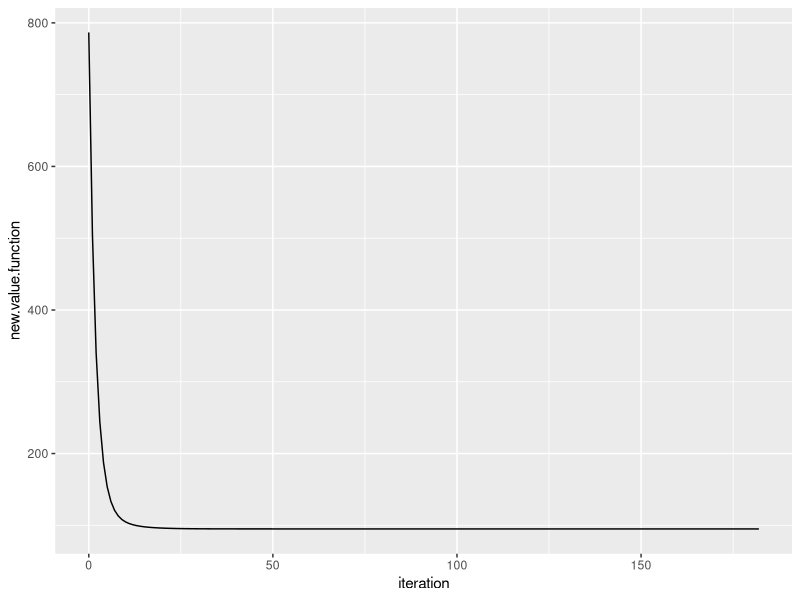
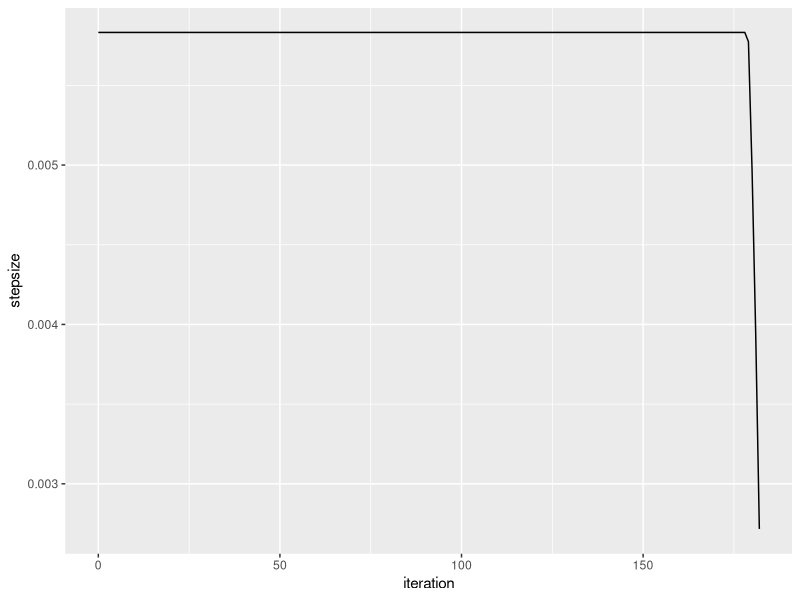

The R source for these figures, in order:
# gradient descent for regression
# with backtracking line search for selecting the step size
library(MASS)
set.seed(200)
# simulate data
n = 100 # sample size
p = 3 # number of predictors
# create correlation matrix for regressors
R=matrix(c(1, 0.85, 0.55,
           0.85, 1, 0.45,
           0.55, 0.45, 1), 
         nrow = 3, ncol = 3, byrow = TRUE)
mean.vector = c(0,0,0)
# generate design matrix X
design.orig = mvrnorm(n,mu=mean.vector,R)
intercept = rep(1, n)
design = cbind(intercept,design.orig)
# generate error term
error.term = rnorm(n,0,1)
# generate beta
beta_true = c(1,1.5,2,-3)
# generate response y
response = design%*%beta_true + error.term


# here we define the step size
mystepsize=5
# here we define the tolerance of the convergence criterion
mytol = 0.000000000000001 
# epsilon for backtracking line search
myepsilon = 0.99
# tau for backtracking line search
mytau = 0.99
# starting point
mystartpoint = c(1,2,3,5) 

gradientDescBLS = function(y, X, startpoint, stepsize, 
                        conv_threshold, epsilon, tau, max_iter) {
  
  old.point = startpoint
  gradient = (t(X)%*%X%*%old.point - t(X)%*%y)
  
  # determine stepsize by backtracking line search
  
  while (t(y - X%*%(old.point-stepsize*gradient))%*%(y-X%*%(old.point-stepsize*gradient)) >
                t(y - X%*%old.point)%*%(y-X%*%old.point) - epsilon * stepsize * t(gradient) %*% gradient )            
     {
    stepsize = tau * stepsize
  }
  
  new.point = old.point - stepsize * gradient


  old.value.function = t(y - X%*%old.point)%*%(y-X%*%old.point)
  
  converged = F
  iterations = 0
  
  while(converged == F) {
    ## Implement the gradient descent algorithm
    old.point = new.point
  
    gradient = t(X)%*%X%*%old.point - t(X)%*%y
    
    # determine stepsize by backtracking line search
    
    while (t(y - X%*%(old.point-stepsize*gradient))%*%(y-X%*%(old.point-stepsize*gradient)) >
           t(y - X%*%old.point)%*%(y-X%*%old.point) - epsilon * stepsize * t(gradient) %*% gradient )            
    {
      stepsize = tau * stepsize
    }
    
    new.point = old.point - stepsize * gradient
    
    new.value.function = t(y - X%*%new.point)%*%(y-X%*%new.point)
    
    
    if( abs(old.value.function - new.value.function) <= conv_threshold) {
      converged = T
    }
    
    data.output = data.frame(iteration = iterations,
                       old.value.function = old.value.function,
                       new.value.function = new.value.function,
                       old.point=old.point, new.point=new.point,
                       stepsize = stepsize
                       )
    
    if(exists("iters")) {
      iters <- rbind(iters, data.output)
    } else {
      iters = data.output
    }
    
    iterations = iterations + 1
    old.value.function = new.value.function
    
    if(iterations >= max_iter) break
  }
  return(list(converged = converged, 
              num_iterations = iterations, 
              old.value.function = old.value.function,
              new.value.function = new.value.function,
              coefs = new.point,
              stepsize = stepsize,
              iters = iters))
}

results = gradientDescBLS(response, design, mystartpoint, mystepsize, mytol, 
                       myepsilon, mytau, 30000)



library(ggplot2)

quartz(width=12,height=8)
par(mfrow=c(1,1))

ggplot(data = results$iters, mapping = aes(x = iteration, y = new.value.function))+
  geom_line()

quartz(width=12,height=8)
par(mfrow=c(1,1))

ggplot(data = results$iters, mapping = aes(x = iteration, y = stepsize))+
  geom_line()